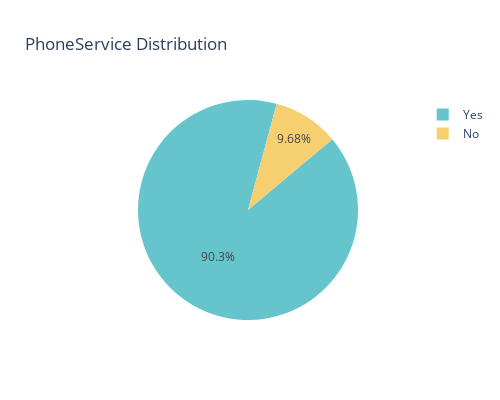
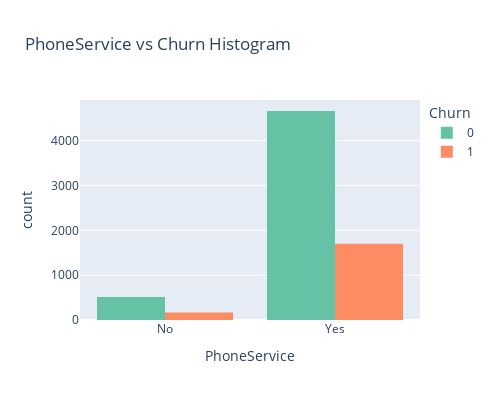

Notebook code cell kept with these figures, in order:
### Code cell
analyze_category(df, 'PhoneService')

### Figure 1 — Plotly figure (JSON) as saved in the notebook; plotly's stock layout.template omitted (floating-point values rounded to 4 significant figures)
{"data": [{"domain": {"x": [0, 1], "y": [0, 1]}, "hovertemplate": "label=%{label}<br>value=%{value}<extra></extra>", "labels": ["Yes", "No"], "legendgroup": "", "name": "", "rotation": 50, "showlegend": true, "type": "pie", "values": [6361, 682]}], "layout": {"height": 400, "legend": {"tracegroupgap": 0}, "piecolorway": ["rgb(102, 197, 204)", "rgb(246, 207, 113)", "rgb(248, 156, 116)", "rgb(220, 176, 242)", "rgb(135, 197, 95)", "rgb(158, 185, 243)", "rgb(254, 136, 177)", "rgb(201, 219, 116)", "rgb(139, 224, 164)", "rgb(180, 151, 231)", "rgb(179, 179, 179)"], "title": {"text": "PhoneService Distribution"}, "width": 500}}

### Figure 2 — Plotly figure (JSON) as saved in the notebook; plotly's stock layout.template omitted (floating-point values rounded to 4 significant figures; data arrays with more than 128 entries replaced by an {"elided": "..."} marker saying what was removed)
{"data": [{"alignmentgroup": "True", "bingroup": "x", "hovertemplate": "Churn=0<br>PhoneService=%{x}<br>count=%{y}<extra></extra>", "legendgroup": "0", "marker": {"color": "rgb(102,194,165)", "pattern": {"shape": ""}}, "name": "0", "offsetgroup": "0", "orientation": "v", "showlegend": true, "type": "histogram", "x": {"elided": "5174 str values"}, "xaxis": "x", "yaxis": "y"}, {"alignmentgroup": "True", "bingroup": "x", "hovertemplate": "Churn=1<br>PhoneService=%{x}<br>count=%{y}<extra></extra>", "legendgroup": "1", "marker": {"color": "rgb(252,141,98)", "pattern": {"shape": ""}}, "name": "1", "offsetgroup": "1", "orientation": "v", "showlegend": true, "type": "histogram", "x": {"elided": "1869 str values"}, "xaxis": "x", "yaxis": "y"}], "layout": {"barmode": "group", "height": 400, "legend": {"title": {"text": "Churn"}, "tracegroupgap": 0}, "title": {"text": "PhoneService vs Churn Histogram"}, "width": 500, "xaxis": {"anchor": "y", "domain": [0, 1], "title": {"text": "PhoneService"}}, "yaxis": {"anchor": "x", "domain": [0, 1], "title": {"text": "count"}}}}
